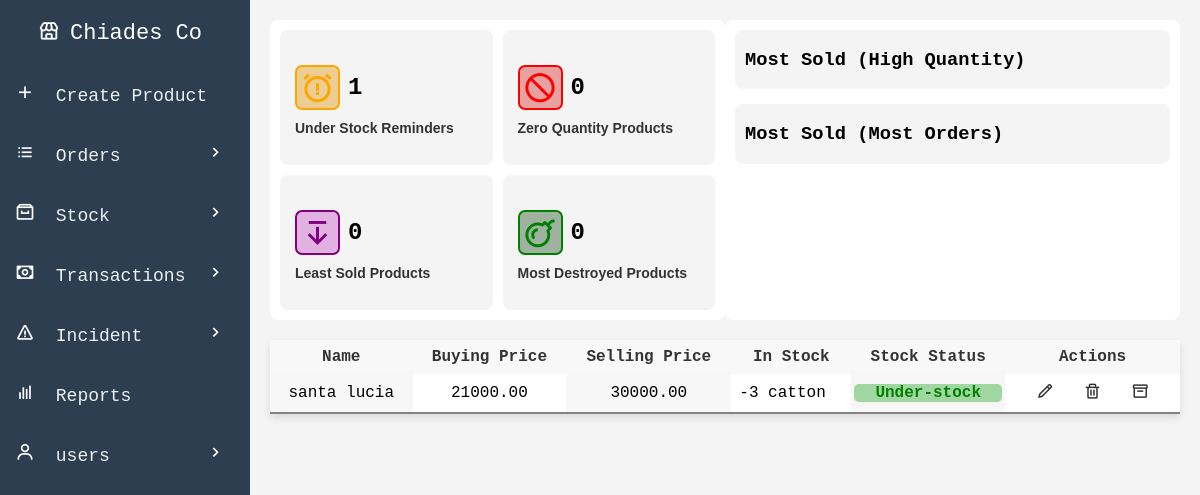
Page /products.php (signed in) on the committed database.
### tables this page shows
CREATE TABLE `products` (
  `product_id` int(11) NOT NULL,
  `company_id` int(100) DEFAULT NULL,
  `created_by` int(100) DEFAULT NULL,
  `name` varchar(50) DEFAULT NULL,
  `quantity` decimal(10,2) DEFAULT NULL,
  `quantified` varchar(20) DEFAULT NULL,
  `under_stock_reminder` decimal(10,2) DEFAULT NULL,
  `buying_price` decimal(10,2) DEFAULT NULL,
  `selling_price` decimal(10,2) DEFAULT NULL
);

### products.php (the view, shortened to what this page needs)
<?php
include 'db_connection.php';
$companyId = $_SESSION['company_id'];
$query = "SELECT * FROM products WHERE company_id = $companyId";
$result = mysqli_query($conn, $query);
$underStockQuery = "SELECT COUNT(*) AS under_stock_reminders FROM products WHERE company_id = $companyId AND quantity < under_stock_reminder";
$zeroQuantityQuery = "SELECT COUNT(*) AS zero_quantity_products FROM products WHERE company_id = $companyId AND quantity = 0";
$leastSoldQuery = "SELECT COUNT(DISTINCT name) AS least_sold_products FROM order_items WHERE company_id = $companyId GROUP BY name HAVING SUM(quantity) < 5";
$destroyedProductsQuery = "SELECT COUNT(*) AS most_destroyed_products FROM quantity_destroyed WHERE company_id = $companyId AND quantity_destroyed > 0";
$underStockResult = $conn->query($underStockQuery)->fetch_assoc()['under_stock_reminders'];
$zeroQuantityResult = $conn->query($zeroQuantityQuery)->fetch_assoc()['zero_quantity_products'];
$leastSoldResult = $conn->query($leastSoldQuery)->num_rows;
$destroyedProductsResult = $conn->query($destroyedProductsQuery)->fetch_assoc()['most_destroyed_products'];
?>
<!DOCTYPE html>
<html lang="en">
<head>
    <link rel="stylesheet" href="css/sidebar.css">
    <link rel="stylesheet" href="css/products.css">
</head>
<body>
<div class="main-content">
    <div class="tile-container">
        <div class="tile left-tile">
            <div class="room upper-left">
                <div class="icon-count">
                    <i class='bx bx-alarm-exclamation icon-under'></i>
                    <span class="count"><?= $underStockResult; ?></span>
                </div>
                <p class="label">Under Stock Reminders</p>
            </div>
            <div class="room upper-right">
                <div class="icon-count">
                    <i class='bx bx-block icon-zero'></i>
                    <span class="count"><?= $zeroQuantityResult; ?></span>
                </div>
                <p class="label">Zero Quantity Products</p>
            </div>
            <div class="room lower-left">
                <div class="icon-count">
                    <i class='bx bx-arrow-from-top icon-least'></i>
                    <span class="count"><?= $leastSoldResult; ?></span>
                </div>
                <p class="label">Least Sold Products</p>
            </div>
            <div class="room lower-right">
                <div class="icon-count">
                    <i class='bx bx-bomb icon-most'></i>
                    <span class="count"><?= $destroyedProductsResult; ?></span>
                </div>
                <p class="label">Most Destroyed Products</p>
            </div>
        </div>
        <div class="tile right-tile">
            <div class="list-section">
                <h3>Most Sold (High Quantity)</h3>
            </div>
            <div class="list-section">
                <h3>Most Sold (Most Orders)</h3>
            </div>
        </div>
    </div>
    <table class="products-table">
        <thead>
            <tr>
                <th>Name</th>
                <th>Buying Price</th>
                <th>Selling Price</th>
                <th>In Stock</th>
                <th>Stock Status</th>
                <th>Actions</th>
            </tr>
        </thead>
        <tbody>
            <?php while($row = mysqli_fetch_assoc($result)): ?>
                <?php
                    $productId = $row['product_id'];
                    $quantity = $row['quantity'];
                    $quantifiedAs = $row['quantified'];
                    $underStockReminder = $row['under_stock_reminder'];
                    $stockStatus = $quantity < $underStockReminder ? 'under-stock' : 'fine';
                    $wholeQuantity = floor($quantity);
                    $decimalQuantity = $quantity - $wholeQuantity;
                    if ($decimalQuantity > 0) {
                        $unitQuery = "
                            SELECT name, per_single_quantity, available_units
                            FROM units
                            WHERE product_id = $productId AND company_id = $companyId
                            ORDER BY per_single_quantity ASC
                            LIMIT 1
                        ";
                        $unitResult = mysqli_query($conn, $unitQuery);
                        $unitRow = mysqli_fetch_assoc($unitResult);
                        if ($unitRow) {
                            $decimalUnits = $decimalQuantity * $unitRow['per_single_quantity'];
                            $decimalUnits = floor($decimalUnits);
                            $quantityDisplay = $wholeQuantity . " " . $quantifiedAs . " and " . $decimalUnits . " " . $unitRow['name'];
                        } else {
                            $quantityDisplay = $wholeQuantity . " " . $quantifiedAs;
                        }
                    } else {
                        $quantityDisplay = $wholeQuantity . " " . $quantifiedAs;
                    }
                ?>
                <tr>
                    <td><?= $row['name']; ?></td>
                    <td><?= $row['buying_price']; ?></td>
                    <td><?= $row['selling_price']; ?></td>
                    <td style="text-align:left"> <?= $quantityDisplay; ?></td>
                    <td> <p class="stock-status <?= $stockStatus; ?>"><?= ucfirst($stockStatus); ?> </p> </td>
                    <td>
                        <a href="edit-product.php?id=<?= $row['product_id']; ?>" class="action-icon"><i class='bx bx-pencil'></i></a>
                        <a href="delete-product.php?id=<?= $row['product_id']; ?>" class="action-icon"><i class='bx bx-trash'></i></a>
                        <a href="view-create_units.php?id=<?= $row['product_id']; ?>" class="action-icon"><i class='bx bx-box'></i></a>
                    </td>
                </tr>
            <?php endwhile; ?>
        </tbody>
    </table>
</div>
</body>
</html>

### css/products.css (style rules this page uses)
body { font-family: 'Courier New', Courier, monospace; margin: 0; background-color: #f4f4f4; }
.main-content { margin-left: 250px; padding: 20px; }
.products-table { background-color: white; width: 100%; border-collapse: collapse; box-shadow: 0 4px 8px rgba(0, 0, 0, 0.1); }
.products-table th { padding: 8px; text-align: center; }
.products-table td { padding: 8px; text-align: center; }
.products-table thead { background-color: #f8f8f8; }
.products-table th { font-weight: bold; color: #333; }
.products-table tbody tr { transition: background-color 0.3s; border-bottom: 2px solid rgb(134, 128, 128); }
.products-table td:nth-child(odd) { background-color: #ffffff; }
.products-table td:nth-child(odd) { background-color: #f7f7f7; }
.action-icon { margin: 0 10px; color: #333; }
.action-icon i { font-size: 18px; }
.tile-container { display: flex; justify-content: space-around; margin-bottom: 20px; }
.tile { display: flex; flex-direction: row; background-color: #fff; border-radius: 8px; }
.left-tile { display: grid; grid-template-columns: 1fr 1fr; grid-template-rows: 1fr 1fr; gap: 10px; width: 500px; background-color: white; padding: 10px; }
.right-tile { display: flex; flex-direction: column; gap: 15px; width: 500px; padding: 10px; background-color: white; }
.room { display: flex; flex-direction: column; align-items: flex-start; background-color: #f4f4f4; padding: 35px 15px 15px 15px; border-radius: 8px; text-align: center; }
.icon-count { display: flex; align-items: center; gap: 8px; margin-bottom: 5px; }
.icon-most { font-size: 35px; border: 2px solid green; color: green; border-radius: 0.2em; padding: 3px; background-color: rgb(159, 178, 159); }
.icon-zero { font-size: 35px; border: 2px solid red; color: red; border-radius: 0.2em; padding: 3px; background-color: rgb(231, 161, 161) }
.icon-least { font-size: 35px; border: 2px solid purple; color: purple; border-radius: 0.2em; padding: 3px; background-color: rgb(225, 177, 225) }
.icon-under { font-size: 35px; border: 2px solid orange; color: orange; border-radius: 0.2em; padding: 3px; background-color: rgb(236, 205, 146) }
.count { font-size: 24px; font-weight: bold; color: black; }
.label { font-size: 14px; color: #333; margin-top: 5px; font-weight: bold; font-family: 'Gill Sans', 'Gill Sans MT', Calibri, 'Trebuchet MS', sans-serif; }
.list-section { background-color: #f4f4f4; border-radius: 8px; }
.list-section h3 { margin-left: 10px; }
.stock-status { font-weight: bold; margin: -5px -5px -5px -5px; }
.stock-status.under-stock { color: green; background-color: rgb(160, 214, 160); border-radius: 0.3em; }

### rows in the picture
products: name "santa lucia", buying_price "21000.00", selling_price "30000.00", quantityDisplay "-3 catton", stockStatus "Under-stock"

### other values in the picture
$underStockResult "1"
$zeroQuantityResult "0"
$leastSoldResult "0"
$destroyedProductsResult "0"
